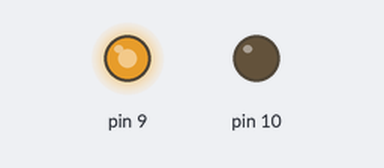
The sketch below on a simulated Arduino Uno, built with avr-gcc and run on an emulated ATmega328P. Parts: output pins drawn as LEDs (lit = HIGH).

Above: at 0.1 s.
Timing chart, 0 to 1.6 s (numbered marks = the images above):
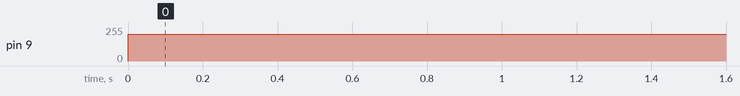

The sketch:

sketch_feb17a.ino
```cpp
int val=200;

void setup() {
  // put your setup code here, to run once:

}

void loop() {
  // put your main code here, to run repeatedly:
analogWrite(9,val);
analogWrite (10,0);
delay(10);

}
```

Measured:
- by itself, pin 9: 0/255 → 200/255 at 0.00 s
